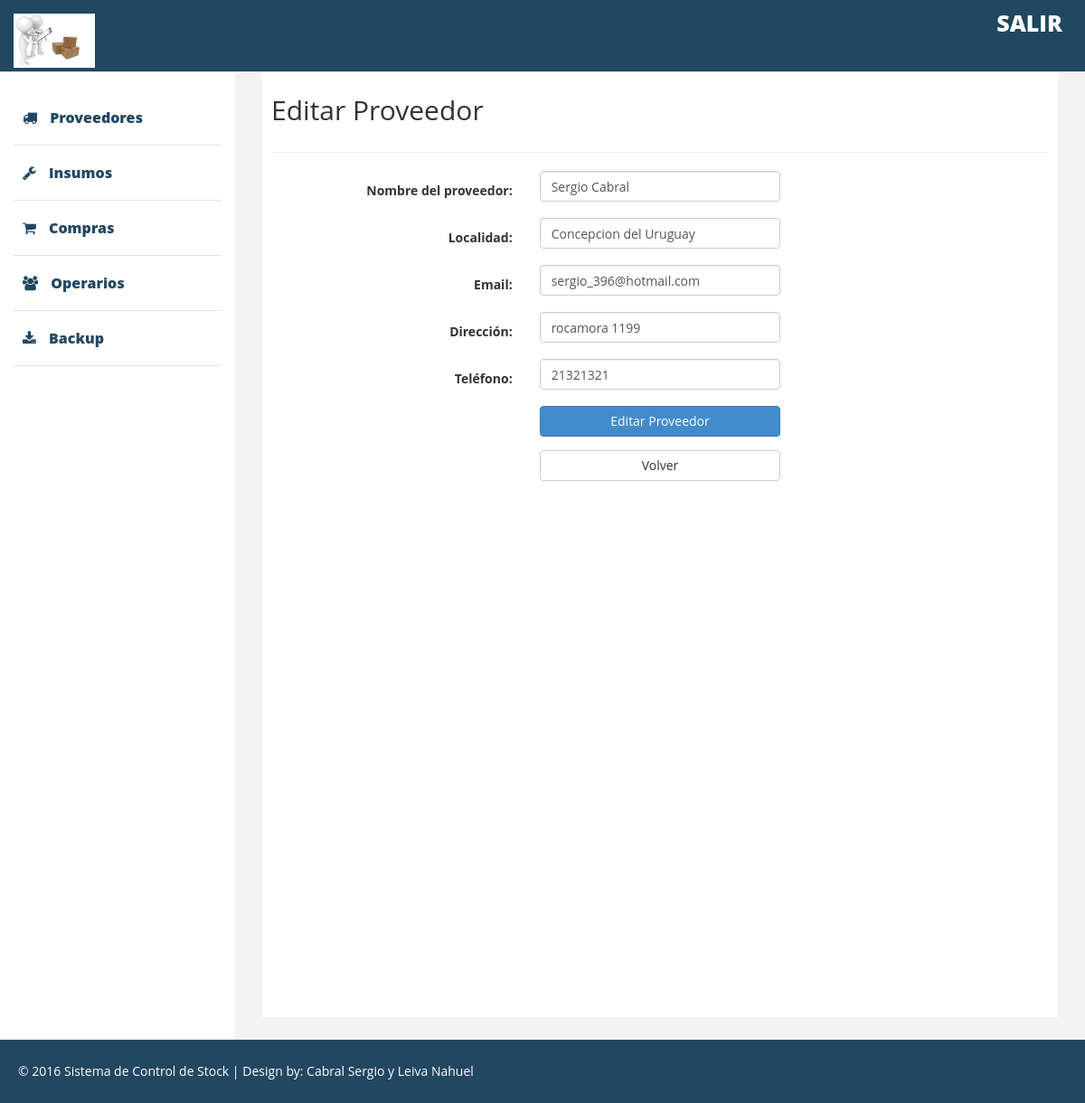
The app's page /Proveedores/editarProveedor_view/13 with its own data.
### tables this page shows
CREATE TABLE IF NOT EXISTS `proveedores` (
  `id_proveedor` int(12) NOT NULL AUTO_INCREMENT,
  `nombre_proveedor` varchar(35) NOT NULL,
  `telefono` varchar(20) NOT NULL,
  `localidad` varchar(40) NOT NULL,
  `direccion` varchar(35) NOT NULL,
  `email` varchar(35) NOT NULL,
  PRIMARY KEY (`id_proveedor`),
  UNIQUE KEY `nombre_proveedor` (`nombre_proveedor`)
);

### application/controllers/Proveedores.php (called while the page is built, shortened)
<?php
class Proveedores extends CI_Controller {
    public function editarProveedor_view($id_prov) {
        $this->load->model('Proveedores_model');
        $data['proveedor'] = $this->Proveedores_model->obtenerProveedorPorID($id_prov);
        $this->load->view('editarproveedor_view', $data);
    }
}

### index.php (called while the page is built, shortened)
<?php
require_once BASEPATH.'core/CodeIgniter.php';

### application/models/Proveedores_model.php (called while the page is built, shortened)
<?php
class Proveedores_model extends CI_Model {
    public function obtenerProveedorPorID($id_prov) {
        $query = $this->db->query('SELECT * FROM proveedores WHERE id_proveedor=' . $id_prov);
        return $query->result()[0];
    }
}

### application/views/editarproveedor_view.php (the view, shortened to what this page needs)
<!DOCTYPE html>
<html xmlns="http://www.w3.org/1999/xhtml">
    <head>
        <link href="<?php echo base_url('assets/css/bootstrap.css'); ?>" rel="stylesheet" />
        <link href="<?php echo base_url('assets/css/font-awesome.min.css'); ?>" rel="stylesheet" type="text/css"/>
        <link href="<?php echo base_url('assets/css/custom.css'); ?>" rel="stylesheet" />
        <link href="<?php echo base_url('assets/css/jquery.dataTables.min.css'); ?>" rel="stylesheet" />
        <link href="<?php echo base_url('assets/css/open_sans.css'); ?>" rel='stylesheet' type='text/css' />
    </head>
    <body>
        <?php include 'navbar.php'; ?>
        <div id="page-wrapper" >
            <div id="page-inner">
                <div class="row">
                    <div class="col-md-12">
                        <h2>Editar Proveedor</h2>
                    </div>
                </div>
                <hr />
                <form class="form-horizontal" method="post" action="<?php echo base_url('Proveedores/editarProveedor'); ?>">
                    <fieldset>
                            <div class="form-group">
                                <label class="col-md-4 control-label" for="nombre">Nombre del proveedor:</label>
                                <div class="col-md-4">
                                    <input id="nombre" name="nombre" type="text" placeholder="" class="form-control input-md" value="<?php echo $proveedor->nombre_proveedor; ?>">
                                </div>
                            </div>
                            <div class="form-group">
                                <label class="col-md-4 control-label" for="localidad">Localidad:</label>
                                <div class="col-md-4">
                                    <input id="localidad" name="localidad" type="text" placeholder="" class="form-control input-md" value="<?php echo $proveedor->localidad; ?>">
                                </div>
                            </div>
                            <div class="form-group">
                                <label class="col-md-4 control-label" for="email">Email:</label>
                                <div class="col-md-4">
                                    <input id="email" name="email" type="email" placeholder="" class="form-control input-md" value="<?php echo $proveedor->email; ?>">
                                </div>
                            </div>
                            <div class="form-group">
                                <label class="col-md-4 control-label" for="direccion">Dirección:</label>
                                <div class="col-md-4">
                                    <input id="direccion" name="direccion" type="text" placeholder="" class="form-control input-md" value="<?php echo $proveedor->direccion; ?>">
                                </div>
                            </div>
                            <div class="form-group">
                                <label class="col-md-4 control-label" for="telefono">Teléfono:</label>
                                <div class="col-md-4">
                                    <input id="telefono" name="telefono" type="text" placeholder="" class="form-control input-md" value="<?php echo $proveedor->telefono; ?>">
                                </div>
                            </div>
                            <div class="form-group">
                                <div class="col-md-4 col-md-offset-4">
                                    <button id="singlebutton" name="singlebutton" class="btn btn-primary btn-block">Editar Proveedor</button>
                                </div>
                            </div>
                            <div class="form-group">
                                <div class="col-md-4 col-md-offset-4">
                                    <a class="btn btn-default btn-block" href="<?php echo base_url('Proveedores/Proveedores_view'); ?>">Volver</a>
                                </div>
                            </div>
                    </fieldset>
                </form>
            </div>
        </div>
        <?php include 'footer.php'; ?>
    </body>
</html>

### assets/css/custom.css (style rules this page uses)
body { font-family: 'Open Sans', sans-serif; line-height:30px; }
#page-wrapper { padding: 15px 15px; min-height: 600px; background:#F3F3F3; }
#page-inner { width:100%; margin:10px 20px 10px 0px; background-color:#fff!important; padding:10px; min-height:1050px; }
@media (min-width:768px) { #page-wrapper { margin: 0 0 0 260px; padding: 15px 30px; min-height: 1050px; } }

### records on screen
proveedores: nombre "Sergio Cabral", localidad "Concepcion del Uruguay", email "sergio_396@hotmail.com", direccion "rocamora 1199", telefono "21321321"
